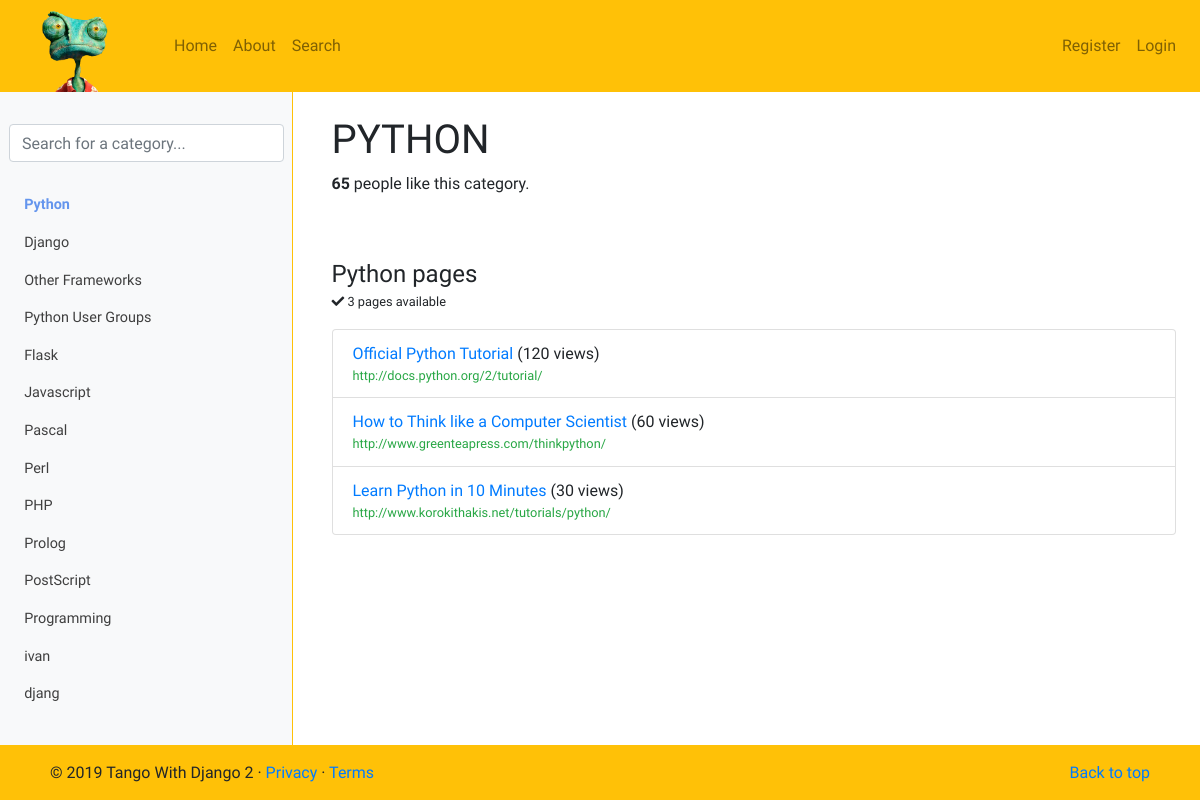
/rango/category/python/, run on the app's committed database.
### rango/models.py (models this page shows, shortened)
class Category(models.Model):
    name = models.CharField(max_length=128, unique=True)
    views = models.IntegerField(default=0)
    likes = models.IntegerField(default=0)
    slug = models.SlugField(unique=True)
    class Meta:
        verbose_name_plural = 'Categories'

class Page(models.Model):
    category = models.ForeignKey(Category, on_delete=models.CASCADE)
    title = models.CharField(max_length=128)
    url = models.URLField()
    views = models.IntegerField(default=0)

### rango/views.py (the view)
# urls.py: path('category/<slug:category_name_slug>/',views.show_category, name='show_category'),
def show_category(request, category_name_slug):
    context_dict = {}
    try:
        category = Category.objects.get(slug=category_name_slug)
        pages = Page.objects.filter(category=category).order_by('-views')
        context_dict['pages'] = pages
        context_dict['category'] = category
    except Category.DoesNotExist:
        context_dict['category'] = None
        context_dict['pages'] = None
    context_dict['query'] = category.name
    result_list = []
    if request.method == 'POST':
        query = request.POST['query'].strip()
        if query:
            result_list = run_query(query)
            context_dict['query'] = query
            context_dict['result_list'] = result_list
    return render(request, 'rango/category.html', context_dict)

### rango/templatetags/rango_template_tags.py (called while the page is built)
@register.inclusion_tag('rango/cats.html')
def get_category_list(cat=None):
    return {'cats': Category.objects.all(), 'act_cat': cat}

### templates/rango/category.html (shortened to what this page needs)
{% extends 'rango/base.html' %}
{% load staticfiles %}
{% block body_block %}
    {% if category %}
        <div class="container-fluid pt-4 pb-3">
            <h1 class="m-0 mb-2">{% filter upper %}{{ category.name }}{% endfilter %}</h1>
            <strong id="like_count">{{ category.likes }}</strong> people like this category.
        </div>
        <div class="container-fluid mt-5 mb-2">
            <h4 class="m-0">{{ category.name }} pages</h4>
            <small>
            {% if pages|length == 1 %}
                <i class="fas fa-check"></i> {{ pages|length }} page available
            {% elif pages|length > 1 %}
                <i class="fas fa-check"></i> {{ pages|length }} pages available
            {% endif %}
            </small>
            <ul id="pages" class="p-0 mt-3">
            {% if pages %}
                {% for page in pages %}
                    <li class="list-group-item">
                        <a href="{% url 'rango:goto' %}?page_id={{ page.id }}">{{ page.title }}</a>
                        {% if page.views > 1 %}
                            ({{ page.views }} views)
                        {% elif page.views == 1 %}
                            ({{ page.views }} view)
                        {% endif %}
                        <small class="d-block text-success">{{ page.url }}</small>
                    </li>
                {% endfor %}
            {% else %}
            <small>
                    No pages are currently in category.
                    <div class="my-5 py-5"></div>
                    <div class="my-5 py-5"></div>
            </small>
            {% endif %}
            </ul>
        </div>
    {% else %}
        The specified category does not exist!
    {% endif %}
{% endblock %}

### templates/rango/cats.html (shortened to what this page needs)
<div id="catlst" class="mb-4 d-lg-block d-none">
    <ul class="nav flex-column">
        {% if cats %}
            {% for c in cats %}
                {% if c == act_cat %}
                    <li class="nav-item">
                        <a class="nav-link active" href="{% url 'rango:show_category' c.slug %}">
                            &nbsp;&nbsp;{{ c.name }}
                        </a>
                    </li>
                {% else %}
                    <li class="nav-item">
                        <a class="nav-link" href="{% url 'rango:show_category' c.slug %}">
                            &nbsp;&nbsp;{{ c.name }}
                        </a>
                    </li>
                {% endif %}
            {% endfor %}
        {% else %}
            <li class="nav-item">No Categories Yet!</li>
        {% endif %}
    </ul>
</div>

### static/css/rango-css.css (style rules this page uses)
html,body { width: 100%; height: 100%; margin: 0px; padding: 0px; font-family: 'Ubuntu', sans-serif; overflow-x: hidden; }
#cats .nav-item a { color: #3f3f3f; font-size: .9rem; }
.active { color: cornflowerblue!important; font-weight: 700; }

### data on the page
Category: name "Python", name "PYTHON", likes "65"
Category: name "Django"
Category: name "Other Frameworks"
Category: name "Python User Groups"
Category: name "Flask"
Category: name "Javascript"
Category: name "Pascal"
Category: name "Perl"
Category: name "PHP"
Category: name "Prolog"
Category: name "PostScript"
Category: name "Programming"
Category: name "ivan"
Category: name "djang"
Page: title "Official Python Tutorial", views "120", url "http://docs.python.org/2/tutorial/"
Page: title "How to Think like a Computer Scientist", views "60", url "http://www.greenteapress.com/thinkpython/"
Page: title "Learn Python in 10 Minutes", views "30", url "http://www.korokithakis.net/tutorials/python/"

### other printed values
{{ pages|length }} "3"
